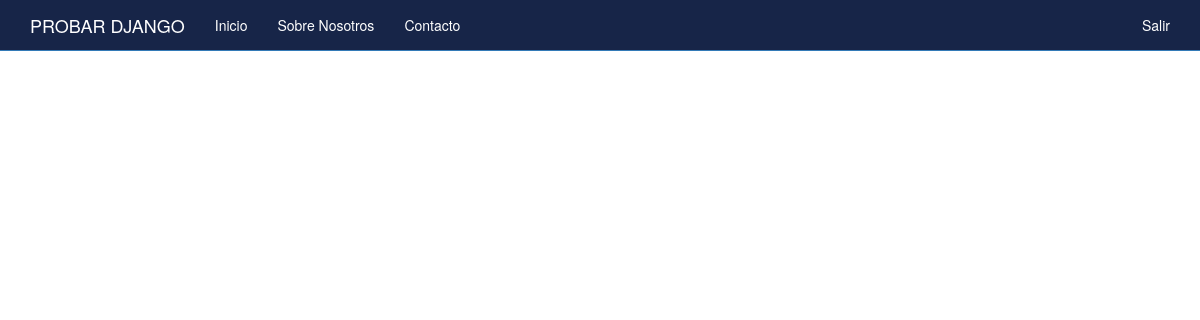
Page / (signed in) on the earlier database version.
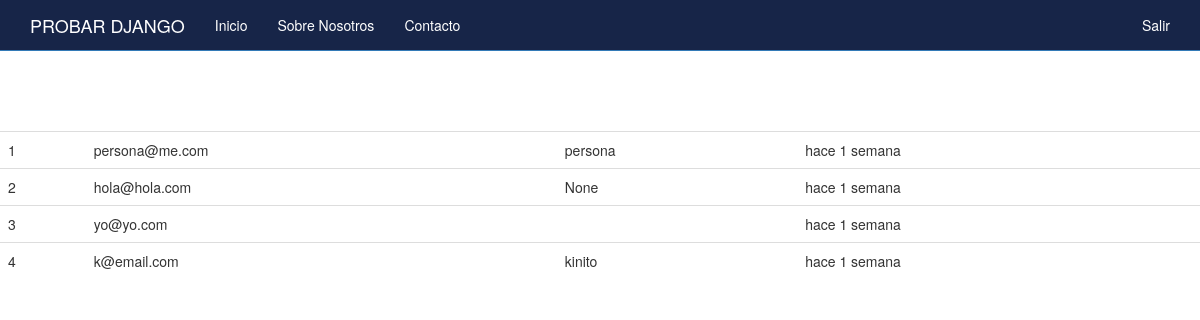
Same page on the later database version.
### boletin/models.py (models this page shows, shortened)
class Registrado(models.Model):
	nombre = models.CharField(max_length=100, blank=True, null=True)
	email = models.EmailField()
	timestamp = models.DateTimeField(auto_now_add=True, auto_now=False)
	def __str__(self): #Python 3
		return self.email

### boletin/views.py (the view, shortened to what this page needs)
# urls.py: url(r'^$', views.inicio, name='inicio'),
def inicio(request):
	titulo ="Bienvenid@s"
	if request.user.is_authenticated():
		titulo = "Bienvenid@ %s" %(request.user)
	form = RegModelForm(request.POST or None)
	context = {
		"titulo": titulo,
		"el_form": form,
	}
	if request.user.is_authenticated() and request.user.is_staff:
		queryset = Registrado.objects.all().order_by("-timestamp") #.filter(nombre__iexact="kinito")
		context = {
			"queryset": queryset,
		}
	return render(request, "inicio.html", context)

### templates/inicio.html (shortened to what this page needs)
{% extends "base.html" %}
{% load crispy_forms_tags %}
{% load static %}
{% block jumbotron %}
{% if request.user.is_staff %}
<table class='table'>
{% for instance in queryset %}
<tr><td>{{ forloop.counter }}</td><td>{{ instance }}</td><td>{{ instance.nombre }}</td><td>hace {{ instance.timestamp|timesince }}</td></tr><br/>
{% endfor %}
</table>
{% endif %}
{% endblock %}

### templates/base.html (shortened to what this page needs)
<!DOCTYPE html>
{% load static %}
<html lang="en">
  <head>
{% include "head_css.html" %}
  </head>
  <body>
{% include "navbar.html" %}
{% block jumbotron %}
{% endblock %}
  </body>
</html>

### templates/head_css.html (shortened to what this page needs)
{% load static %}
    <link href="{% static 'css/bootstrap.min.css' %}" rel="stylesheet">
    <link href="{% static 'css/ie10-viewport-bug-workaround.css' %}" rel="stylesheet">
    <link href="{% static 'css/navbar-static-top.css' %}" rel="stylesheet">
    <link href="{% static 'css/custom.css' %}" rel="stylesheet">

### templates/navbar.html (shortened to what this page needs)
 <nav class="navbar navbar-default navbar-static-top">
      <div class="container">
        <div class="navbar-header">
          <a class="navbar-brand" href="/">PROBAR DJANGO</a>
        </div>
        <div id="navbar" class="navbar-collapse collapse">
          <ul class="nav navbar-nav">
            <li><a href="/">Inicio</a></li>
            <li><a href="{% url 'about' %}">Sobre Nosotros</a></li>
            <li><a href="{% url 'contact' %}">Contacto</a></li>
          </ul>
          <ul class="nav navbar-nav navbar-right">
            {% if request.user.is_authenticated %}
            <li><a href="{% url 'auth_logout' %}">Salir</a></li>
            {% else %}
            <li><a href="{% url 'registration_register' %}">Registrarte</a></li>
            {% endif %}
          </ul>
        </div>
      </div>
    </nav>

### static_pro/static/css/navbar-static-top.css (style rules this page uses)
body { min-height: 750px !important; }
.navbar-static-top { margin-bottom: 0px !important; }
.navbar-default { background-color: #172548 !important; border-color: #337ab7 !important; }
.navbar-default .navbar-brand { color: #FFF !important; }
.navbar-default .navbar-nav>li>a { color: #FFF !important; }

Differences in the rows shown:
added Registrado: email "persona@me.com", nombre "persona", timestamp "1 semana"
added Registrado: email "hola@hola.com", nombre "None", timestamp "1 semana"
added Registrado: email "yo@yo.com", timestamp "1 semana"
added Registrado: email "k@email.com", nombre "kinito", timestamp "1 semana"
